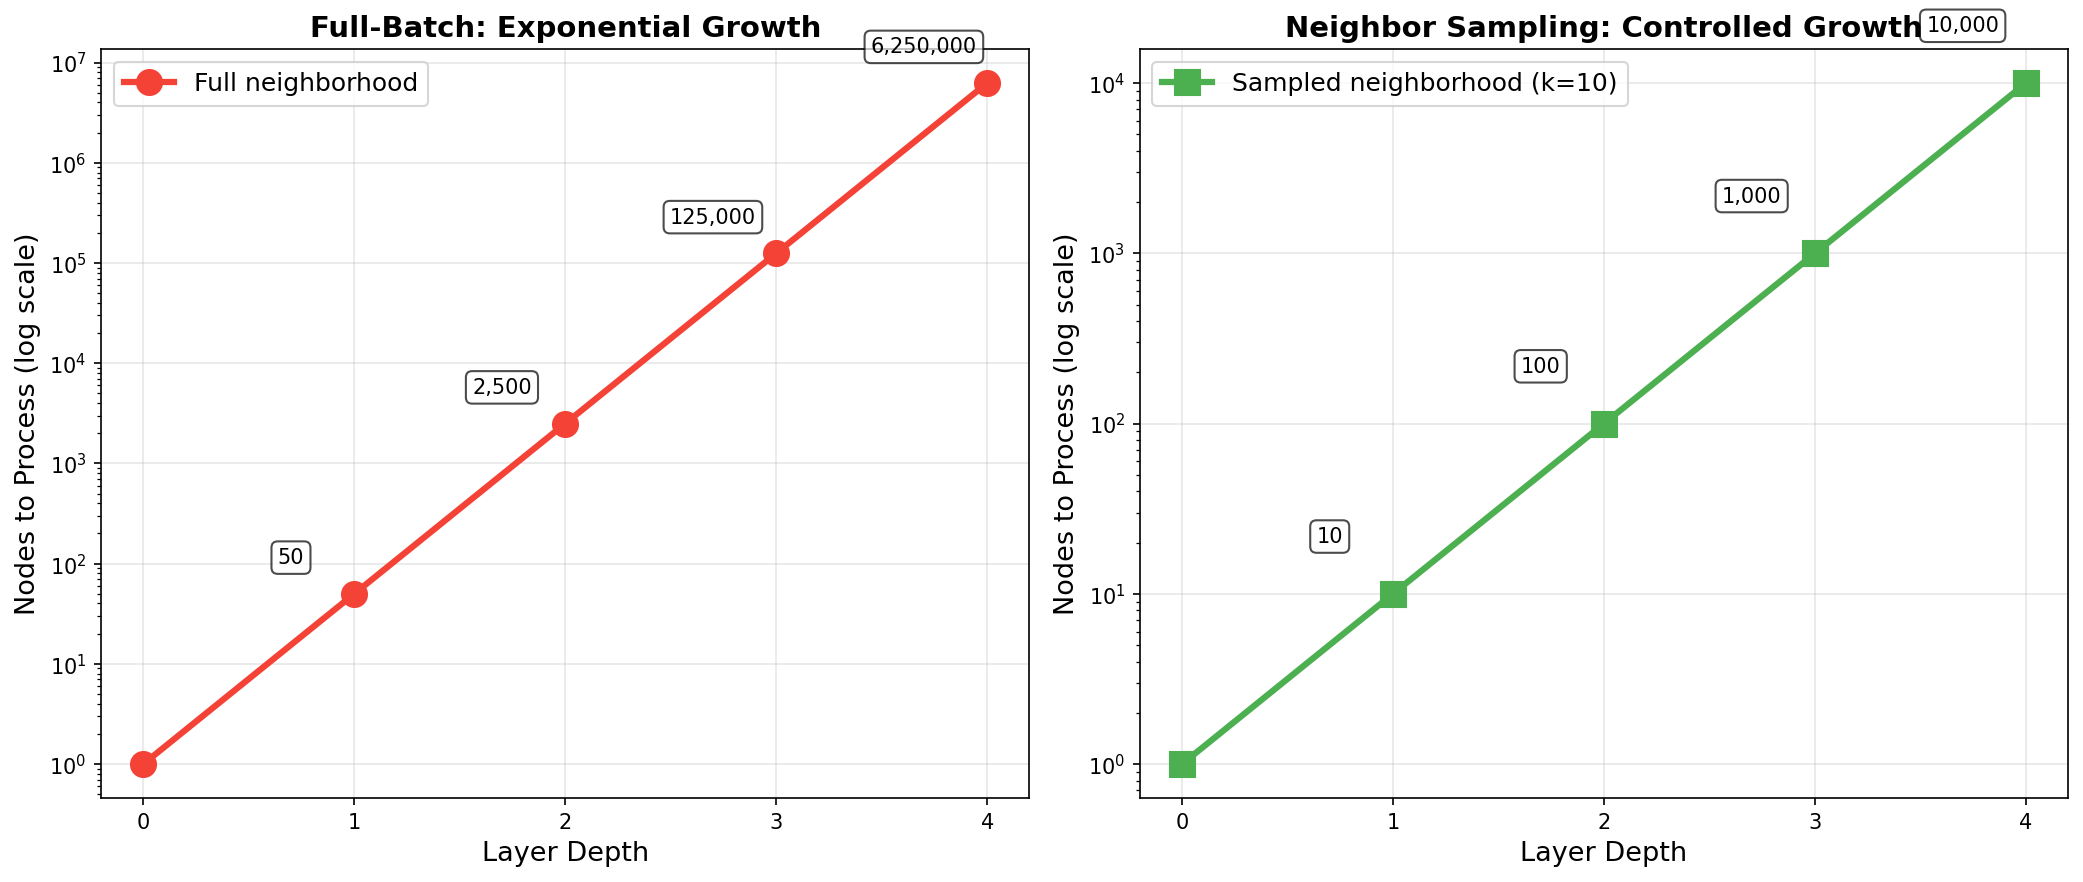

This figure's Python source:
import matplotlib.pyplot as plt
import numpy as np

fig, axes = plt.subplots(1, 2, figsize=(14, 6))

# Left: Exponential growth without sampling
ax = axes[0]
layers = np.arange(0, 5)
avg_degree = 50
nodes_full = avg_degree ** layers
ax.plot(layers, nodes_full, 'o-', linewidth=3, markersize=12, color='#F44336', label='Full neighborhood')
ax.set_yscale('log')
ax.set_xlabel('Layer Depth', fontsize=13)
ax.set_ylabel('Nodes to Process (log scale)', fontsize=13)
ax.set_title('Full-Batch: Exponential Growth', fontsize=14, fontweight='bold')
ax.grid(True, alpha=0.3)
ax.legend(fontsize=12)
ax.set_xticks(layers)

# Add annotations
for i, (x, y) in enumerate(zip(layers, nodes_full)):
    if i > 0:
        ax.annotate(f'{int(y):,}', xy=(x, y), xytext=(x-0.3, y*2),
                   fontsize=10, ha='center',
                   bbox=dict(boxstyle='round,pad=0.3', facecolor='white', alpha=0.7))

# Right: Controlled growth with sampling
ax = axes[1]
sample_size = 10
nodes_sampled = sample_size ** layers
ax.plot(layers, nodes_sampled, 's-', linewidth=3, markersize=12, color='#4CAF50', label='Sampled neighborhood (k=10)')
ax.set_yscale('log')
ax.set_xlabel('Layer Depth', fontsize=13)
ax.set_ylabel('Nodes to Process (log scale)', fontsize=13)
ax.set_title('Neighbor Sampling: Controlled Growth', fontsize=14, fontweight='bold')
ax.grid(True, alpha=0.3)
ax.legend(fontsize=12)
ax.set_xticks(layers)

# Add annotations
for i, (x, y) in enumerate(zip(layers, nodes_sampled)):
    if i > 0:
        ax.annotate(f'{int(y):,}', xy=(x, y), xytext=(x-0.3, y*2),
                   fontsize=10, ha='center',
                   bbox=dict(boxstyle='round,pad=0.3', facecolor='white', alpha=0.7))

plt.tight_layout()
plt.savefig('/home/chirag/ds-book/book/course-20/ch57/diagrams/sampling_strategy_comparison.png',
            dpi=150, bbox_inches='tight', facecolor='white')
plt.close()

print("Sampling strategy visualization saved")
